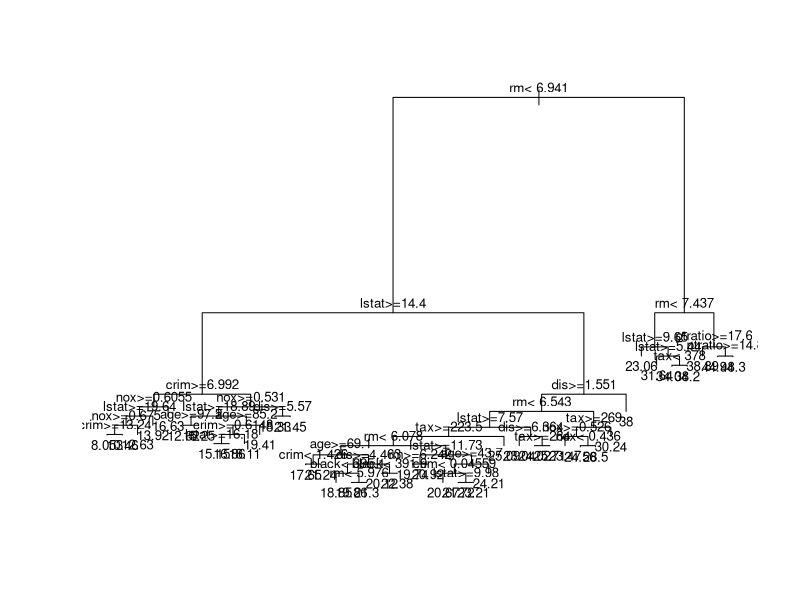
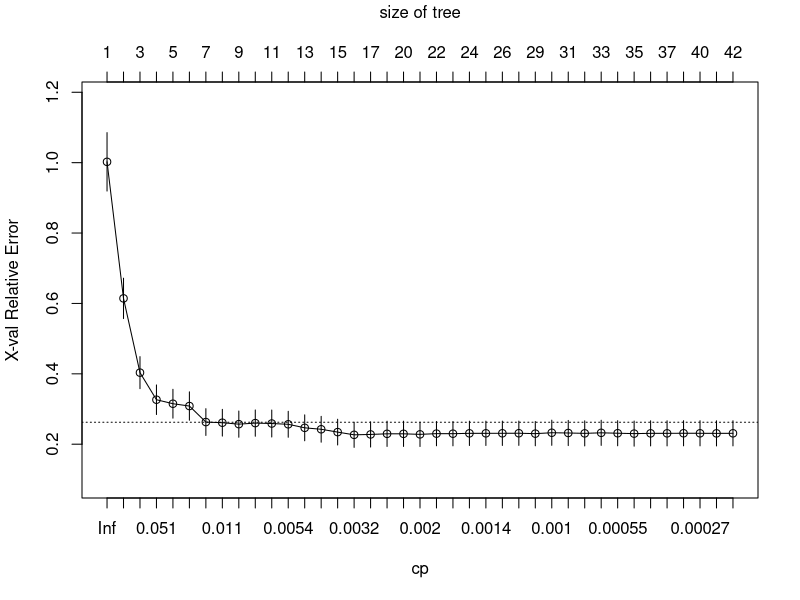

Here is the R script that generated these plots, in order:
library("MASS") # for Boston Housing data
library("rpart")
model <-rpart(medv~., data=Boston, cp=0)
plot(model); text(model, cex=0.8)
printcp(model)
plotcp(model)
pmodel1 <- prune(model, cp=0.25)
pmodel1
cp      <- model$cptable[which.min(
             model$cptable[,"xerror"]),"CP"]
pmodel2 <- prune(model, cp=cp)
pmodel2
